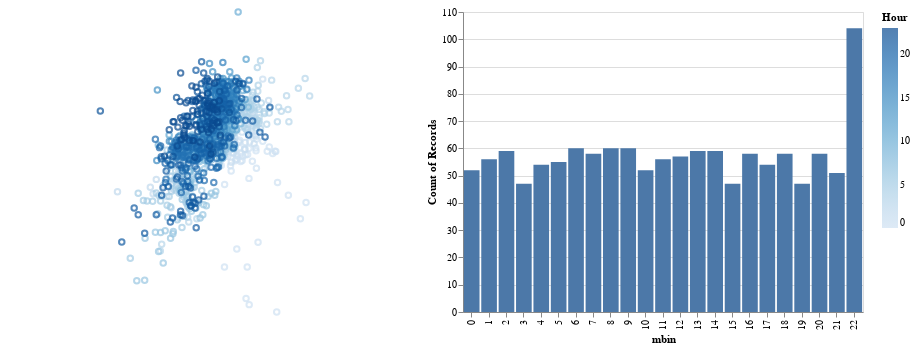

Notebook code for this chart:
### Code cell
brush = alt.selection(type='interval', encodings=['x'])

points = alt.Chart().mark_point().encode(
    longitude = 'Longitude',
    latitude = 'Latitude',
    color='Hour'
).transform_filter(
    brush.ref()
)

bars = alt.Chart().mark_bar().encode(
    x= 'mbin:N',
    y='count()'
).properties(
    selection=brush
)

alt.hconcat(points, bars,
    data=aug16
).transform_bin(
    "mbin",
    field="Hour",
    bin=alt.Bin(maxbins=25)
)

### Figure 1 — Vega-Lite specification as saved in the notebook (floating-point values rounded to 4 significant figures; data arrays with more than 128 entries replaced by an {"elided": "..."} marker saying what was removed)
{"$schema": "https://vega.github.io/schema/vega-lite/v2.6.0.json", "config": {"view": {"height": 300, "width": 400}}, "data": {"name": "data-02f7b74842ce73e8b11c651f6f44044a"}, "datasets": {"data-02f7b74842ce73e8b11c651f6f44044a": {"elided": "1321 records"}}, "hconcat": [{"encoding": {"color": {"field": "Hour", "type": "quantitative"}, "latitude": {"field": "Latitude", "type": "quantitative"}, "longitude": {"field": "Longitude", "type": "quantitative"}}, "mark": "point", "transform": [{"filter": {"selection": "selector010"}}]}, {"encoding": {"x": {"field": "mbin", "type": "nominal"}, "y": {"aggregate": "count", "type": "quantitative"}}, "mark": "bar", "selection": {"selector010": {"encodings": ["x"], "mark": {"fill": "#333", "fillOpacity": 0.125, "stroke": "white"}, "on": "[mousedown, window:mouseup] > window:mousemove!", "resolve": "global", "translate": "[mousedown, window:mouseup] > window:mousemove!", "type": "interval", "zoom": "wheel!"}}}], "transform": [{"as": "mbin", "bin": {"maxbins": 25}, "field": "Hour"}]}
